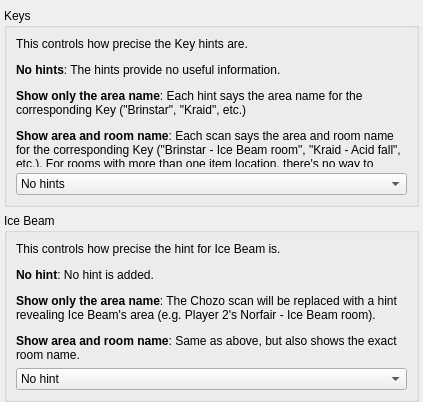
<?xml version="1.0" encoding="UTF-8"?>
<ui version="4.0">
 <class>PresetMetroidHints</class>
 <widget class="QMainWindow" name="PresetMetroidHints">
  <property name="geometry">
   <rect>
    <x>0</x>
    <y>0</y>
    <width>423</width>
    <height>402</height>
   </rect>
  </property>
  <property name="windowTitle">
   <string>Hints</string>
  </property>
  <widget class="QWidget" name="centralWidget">
   <property name="maximumSize">
    <size>
     <width>16777215</width>
     <height>16777215</height>
    </size>
   </property>
   <layout class="QVBoxLayout" name="hint_layout">
    <property name="leftMargin">
     <number>4</number>
    </property>
    <property name="topMargin">
     <number>8</number>
    </property>
    <property name="rightMargin">
     <number>4</number>
    </property>
    <property name="bottomMargin">
     <number>0</number>
    </property>
    <item>
     <widget class="QGroupBox" name="hint_artifact_group">
      <property name="title">
       <string>Keys</string>
      </property>
      <layout class="QVBoxLayout" name="verticalLayout_9">
       <property name="leftMargin">
        <number>9</number>
       </property>
       <property name="topMargin">
        <number>9</number>
       </property>
       <property name="rightMargin">
        <number>9</number>
       </property>
       <property name="bottomMargin">
        <number>9</number>
       </property>
       <item>
        <widget class="QLabel" name="hint_artifact_label">
         <property name="text">
          <string>&lt;html&gt;&lt;head/&gt;&lt;body&gt;&lt;p&gt;This controls how precise the Key hints are.&lt;/p&gt;&lt;p&gt;&lt;span style=&quot; font-weight:600;&quot;&gt;No hints&lt;/span&gt;: The hints provide no useful information.&lt;/p&gt;&lt;p&gt;&lt;span style=&quot; font-weight:600;&quot;&gt;Show only the area name&lt;/span&gt;: Each hint says the area name for the corresponding Key (&amp;quot;Brinstar&amp;quot;, &amp;quot;Kraid&amp;quot;, etc.)&lt;/p&gt;&lt;p&gt;&lt;span style=&quot; font-weight:600;&quot;&gt;Show area and room name&lt;/span&gt;: Each scan says the area and room name for the corresponding Key (&amp;quot;Brinstar - Ice Beam room&amp;quot;, &amp;quot;Kraid - Acid fall&amp;quot;, etc.). For rooms with more than one item location, there's no way to distinguish which one of them contains the Key.&lt;/p&gt;&lt;/body&gt;&lt;/html&gt;</string>
         </property>
         <property name="wordWrap">
          <bool>true</bool>
         </property>
        </widget>
       </item>
       <item>
        <widget class="QComboBox" name="hint_artifact_combo">
         <item>
          <property name="text">
           <string>No hints</string>
          </property>
         </item>
         <item>
          <property name="text">
           <string>Show only the area name</string>
          </property>
         </item>
         <item>
          <property name="text">
           <string>Show area and room name</string>
          </property>
         </item>
        </widget>
       </item>
      </layout>
     </widget>
    </item>
    <item>
     <widget class="QGroupBox" name="ice_beam_hint_group">
      <property name="title">
       <string>Ice Beam</string>
      </property>
      <layout class="QVBoxLayout" name="verticalLayout_9">
       <property name="leftMargin">
        <number>9</number>
       </property>
       <property name="topMargin">
        <number>9</number>
       </property>
       <property name="rightMargin">
        <number>9</number>
       </property>
       <property name="bottomMargin">
        <number>9</number>
       </property>
       <item>
        <widget class="QLabel" name="ice_beam_hint_label">
         <property name="text">
          <string>&lt;html&gt;&lt;head/&gt;&lt;body&gt;&lt;p&gt;This controls how precise the hint for Ice Beam is.&lt;/p&gt;&lt;p&gt;&lt;span style=&quot; font-weight:600;&quot;&gt;No hint&lt;/span&gt;: No hint is added.&lt;/p&gt;&lt;p&gt;&lt;span style=&quot; font-weight:600;&quot;&gt;Show only the area name&lt;/span&gt;: The Chozo scan will be replaced with a hint revealing Ice Beam's area (e.g. Player 2's Norfair - Ice Beam room).&lt;/p&gt;&lt;p&gt;&lt;span style=&quot; font-weight:600;&quot;&gt;Show area and room name&lt;/span&gt;: Same as above, but also shows the exact room name.&lt;/p&gt;&lt;/body&gt;&lt;/html&gt;</string>
         </property>
         <property name="wordWrap">
          <bool>true</bool>
         </property>
        </widget>
       </item>
       <item>
        <widget class="QComboBox" name="ice_beam_hint_combo">
         <item>
          <property name="text">
           <string>No hint</string>
          </property>
         </item>
         <item>
          <property name="text">
           <string>Show only the area name</string>
          </property>
         </item>
         <item>
          <property name="text">
           <string>Show area and room name</string>
          </property>
         </item>
        </widget>
       </item>
      </layout>
     </widget>
    </item>
   </layout>
  </widget>
 </widget>
 <layoutdefault spacing="6" margin="11"/>
 <resources/>
 <connections/>
</ui>
